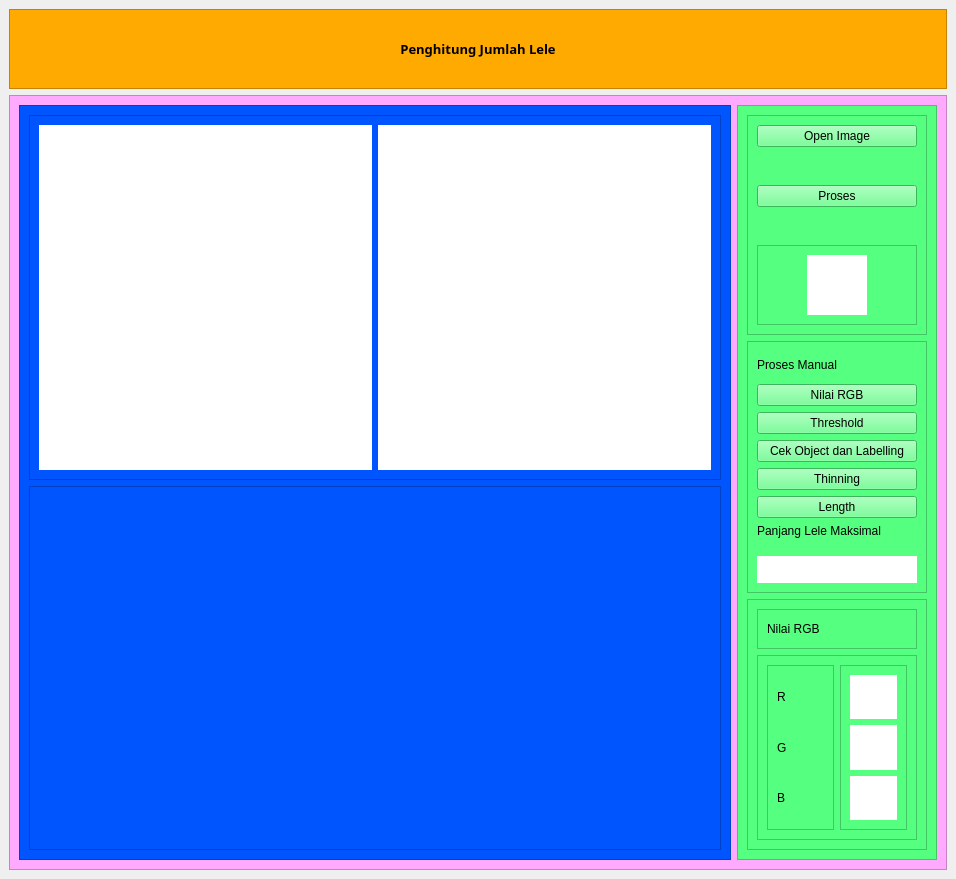
<?xml version="1.0" encoding="UTF-8"?>
<ui version="4.0">
 <class>MainWindow</class>
 <widget class="QMainWindow" name="MainWindow">
  <property name="geometry">
   <rect>
    <x>0</x>
    <y>0</y>
    <width>956</width>
    <height>879</height>
   </rect>
  </property>
  <property name="windowTitle">
   <string>MainWindow</string>
  </property>
  <widget class="QWidget" name="centralwidget">
   <layout class="QVBoxLayout" name="verticalLayout">
    <item alignment="Qt::AlignVCenter">
     <widget class="QFrame" name="frame">
      <property name="sizePolicy">
       <sizepolicy hsizetype="Minimum" vsizetype="Preferred">
        <horstretch>0</horstretch>
        <verstretch>0</verstretch>
       </sizepolicy>
      </property>
      <property name="minimumSize">
       <size>
        <width>0</width>
        <height>80</height>
       </size>
      </property>
      <property name="maximumSize">
       <size>
        <width>16777215</width>
        <height>80</height>
       </size>
      </property>
      <property name="styleSheet">
       <string notr="true">background-color: rgb(255, 170, 0);</string>
      </property>
      <property name="frameShape">
       <enum>QFrame::StyledPanel</enum>
      </property>
      <property name="frameShadow">
       <enum>QFrame::Raised</enum>
      </property>
      <layout class="QVBoxLayout" name="verticalLayout_3">
       <item>
        <widget class="QLabel" name="label">
         <property name="sizePolicy">
          <sizepolicy hsizetype="Expanding" vsizetype="Preferred">
           <horstretch>0</horstretch>
           <verstretch>0</verstretch>
          </sizepolicy>
         </property>
         <property name="font">
          <font>
           <family>Yu Gothic Medium</family>
           <pointsize>10</pointsize>
           <weight>75</weight>
           <bold>true</bold>
          </font>
         </property>
         <property name="text">
          <string>Penghitung Jumlah Lele</string>
         </property>
         <property name="alignment">
          <set>Qt::AlignCenter</set>
         </property>
        </widget>
       </item>
      </layout>
     </widget>
    </item>
    <item>
     <widget class="QFrame" name="frame_2">
      <property name="sizePolicy">
       <sizepolicy hsizetype="Preferred" vsizetype="Expanding">
        <horstretch>0</horstretch>
        <verstretch>0</verstretch>
       </sizepolicy>
      </property>
      <property name="styleSheet">
       <string notr="true">background-color: rgb(255, 170, 255);</string>
      </property>
      <property name="frameShape">
       <enum>QFrame::StyledPanel</enum>
      </property>
      <property name="frameShadow">
       <enum>QFrame::Raised</enum>
      </property>
      <layout class="QHBoxLayout" name="horizontalLayout">
       <item>
        <widget class="QFrame" name="frame_3">
         <property name="sizePolicy">
          <sizepolicy hsizetype="Expanding" vsizetype="Preferred">
           <horstretch>0</horstretch>
           <verstretch>0</verstretch>
          </sizepolicy>
         </property>
         <property name="styleSheet">
          <string notr="true">background-color: rgb(0, 85, 255);</string>
         </property>
         <property name="frameShape">
          <enum>QFrame::StyledPanel</enum>
         </property>
         <property name="frameShadow">
          <enum>QFrame::Raised</enum>
         </property>
         <layout class="QVBoxLayout" name="verticalLayout_2">
          <item>
           <widget class="QFrame" name="frame_5">
            <property name="frameShape">
             <enum>QFrame::StyledPanel</enum>
            </property>
            <property name="frameShadow">
             <enum>QFrame::Raised</enum>
            </property>
            <layout class="QHBoxLayout" name="horizontalLayout_2">
             <item>
              <widget class="QLabel" name="lbOpenImage">
               <property name="styleSheet">
                <string notr="true">background-color: rgb(255, 255, 255);</string>
               </property>
               <property name="text">
                <string/>
               </property>
              </widget>
             </item>
             <item>
              <widget class="QLabel" name="lbHasil">
               <property name="styleSheet">
                <string notr="true">background-color: rgb(255, 255, 255);</string>
               </property>
               <property name="text">
                <string/>
               </property>
              </widget>
             </item>
            </layout>
           </widget>
          </item>
          <item>
           <widget class="QFrame" name="frame_6">
            <property name="frameShape">
             <enum>QFrame::StyledPanel</enum>
            </property>
            <property name="frameShadow">
             <enum>QFrame::Raised</enum>
            </property>
            <layout class="QVBoxLayout" name="verticalLayout_11">
             <item>
              <widget class="Thresholding" name="Historgram" native="true"/>
             </item>
            </layout>
           </widget>
          </item>
         </layout>
        </widget>
       </item>
       <item alignment="Qt::AlignRight">
        <widget class="QFrame" name="frame_4">
         <property name="minimumSize">
          <size>
           <width>200</width>
           <height>0</height>
          </size>
         </property>
         <property name="maximumSize">
          <size>
           <width>200</width>
           <height>16777215</height>
          </size>
         </property>
         <property name="styleSheet">
          <string notr="true">background-color: rgb(85, 255, 127);</string>
         </property>
         <property name="frameShape">
          <enum>QFrame::StyledPanel</enum>
         </property>
         <property name="frameShadow">
          <enum>QFrame::Raised</enum>
         </property>
         <layout class="QVBoxLayout" name="verticalLayout_4">
          <item>
           <widget class="QFrame" name="frame_8">
            <property name="maximumSize">
             <size>
              <width>16777215</width>
              <height>220</height>
             </size>
            </property>
            <property name="frameShape">
             <enum>QFrame::StyledPanel</enum>
            </property>
            <property name="frameShadow">
             <enum>QFrame::Raised</enum>
            </property>
            <layout class="QVBoxLayout" name="verticalLayout_6">
             <item alignment="Qt::AlignTop">
              <widget class="QPushButton" name="btnOpenImage">
               <property name="text">
                <string>Open Image</string>
               </property>
              </widget>
             </item>
             <item alignment="Qt::AlignTop">
              <widget class="QPushButton" name="btnProses">
               <property name="text">
                <string>Proses</string>
               </property>
              </widget>
             </item>
             <item>
              <widget class="QFrame" name="frame_9">
               <property name="sizePolicy">
                <sizepolicy hsizetype="Preferred" vsizetype="Expanding">
                 <horstretch>0</horstretch>
                 <verstretch>0</verstretch>
                </sizepolicy>
               </property>
               <property name="maximumSize">
                <size>
                 <width>16777215</width>
                 <height>80</height>
                </size>
               </property>
               <property name="frameShape">
                <enum>QFrame::StyledPanel</enum>
               </property>
               <property name="frameShadow">
                <enum>QFrame::Raised</enum>
               </property>
               <layout class="QHBoxLayout" name="horizontalLayout_3">
                <item>
                 <widget class="QLabel" name="lbJumlah">
                  <property name="maximumSize">
                   <size>
                    <width>60</width>
                    <height>80</height>
                   </size>
                  </property>
                  <property name="styleSheet">
                   <string notr="true">background-color: rgb(255, 255, 255);</string>
                  </property>
                  <property name="text">
                   <string/>
                  </property>
                 </widget>
                </item>
               </layout>
              </widget>
             </item>
            </layout>
           </widget>
          </item>
          <item>
           <widget class="QFrame" name="frame_7">
            <property name="frameShape">
             <enum>QFrame::StyledPanel</enum>
            </property>
            <property name="frameShadow">
             <enum>QFrame::Raised</enum>
            </property>
            <layout class="QVBoxLayout" name="verticalLayout_5">
             <item>
              <widget class="QLabel" name="label_5">
               <property name="text">
                <string>Proses Manual</string>
               </property>
              </widget>
             </item>
             <item>
              <widget class="QPushButton" name="btnRgb">
               <property name="text">
                <string>Nilai RGB</string>
               </property>
              </widget>
             </item>
             <item>
              <widget class="QPushButton" name="btnThreshold">
               <property name="text">
                <string>Threshold</string>
               </property>
              </widget>
             </item>
             <item>
              <widget class="QPushButton" name="btnObject">
               <property name="text">
                <string>Cek Object dan Labelling</string>
               </property>
              </widget>
             </item>
             <item>
              <widget class="QPushButton" name="btnThin">
               <property name="text">
                <string>Thinning</string>
               </property>
              </widget>
             </item>
             <item>
              <widget class="QPushButton" name="btnLength">
               <property name="text">
                <string>Length</string>
               </property>
              </widget>
             </item>
             <item>
              <widget class="QLabel" name="label_7">
               <property name="minimumSize">
                <size>
                 <width>0</width>
                 <height>20</height>
                </size>
               </property>
               <property name="maximumSize">
                <size>
                 <width>16777215</width>
                 <height>30</height>
                </size>
               </property>
               <property name="text">
                <string>Panjang Lele Maksimal</string>
               </property>
               <property name="alignment">
                <set>Qt::AlignLeading|Qt::AlignLeft|Qt::AlignTop</set>
               </property>
              </widget>
             </item>
             <item>
              <widget class="QLabel" name="lbPanjang">
               <property name="maximumSize">
                <size>
                 <width>200</width>
                 <height>40</height>
                </size>
               </property>
               <property name="styleSheet">
                <string notr="true">background-color: rgb(255, 255, 255);</string>
               </property>
               <property name="text">
                <string/>
               </property>
              </widget>
             </item>
            </layout>
           </widget>
          </item>
          <item>
           <widget class="QFrame" name="frame_10">
            <property name="frameShape">
             <enum>QFrame::StyledPanel</enum>
            </property>
            <property name="frameShadow">
             <enum>QFrame::Raised</enum>
            </property>
            <layout class="QVBoxLayout" name="verticalLayout_8">
             <item>
              <widget class="QFrame" name="frame_11">
               <property name="sizePolicy">
                <sizepolicy hsizetype="Preferred" vsizetype="Maximum">
                 <horstretch>0</horstretch>
                 <verstretch>0</verstretch>
                </sizepolicy>
               </property>
               <property name="maximumSize">
                <size>
                 <width>16777215</width>
                 <height>40</height>
                </size>
               </property>
               <property name="frameShape">
                <enum>QFrame::StyledPanel</enum>
               </property>
               <property name="frameShadow">
                <enum>QFrame::Raised</enum>
               </property>
               <layout class="QVBoxLayout" name="verticalLayout_7">
                <item>
                 <widget class="QLabel" name="label_8">
                  <property name="maximumSize">
                   <size>
                    <width>16777215</width>
                    <height>16777215</height>
                   </size>
                  </property>
                  <property name="text">
                   <string>Nilai RGB</string>
                  </property>
                 </widget>
                </item>
               </layout>
              </widget>
             </item>
             <item>
              <widget class="QFrame" name="frame_12">
               <property name="frameShape">
                <enum>QFrame::StyledPanel</enum>
               </property>
               <property name="frameShadow">
                <enum>QFrame::Raised</enum>
               </property>
               <layout class="QHBoxLayout" name="horizontalLayout_4">
                <item>
                 <widget class="QFrame" name="frame_13">
                  <property name="frameShape">
                   <enum>QFrame::StyledPanel</enum>
                  </property>
                  <property name="frameShadow">
                   <enum>QFrame::Raised</enum>
                  </property>
                  <layout class="QVBoxLayout" name="verticalLayout_9">
                   <item>
                    <widget class="QLabel" name="label_9">
                     <property name="text">
                      <string>R</string>
                     </property>
                    </widget>
                   </item>
                   <item>
                    <widget class="QLabel" name="label_10">
                     <property name="text">
                      <string>G</string>
                     </property>
                    </widget>
                   </item>
                   <item>
                    <widget class="QLabel" name="label_11">
                     <property name="text">
                      <string>B</string>
                     </property>
                    </widget>
                   </item>
                  </layout>
                 </widget>
                </item>
                <item>
                 <widget class="QFrame" name="frame_14">
                  <property name="frameShape">
                   <enum>QFrame::StyledPanel</enum>
                  </property>
                  <property name="frameShadow">
                   <enum>QFrame::Raised</enum>
                  </property>
                  <layout class="QVBoxLayout" name="verticalLayout_10">
                   <item>
                    <widget class="QLabel" name="lb_hasil_red">
                     <property name="styleSheet">
                      <string notr="true">background-color: rgb(255, 255, 255);</string>
                     </property>
                     <property name="text">
                      <string/>
                     </property>
                    </widget>
                   </item>
                   <item>
                    <widget class="QLabel" name="lb_hasil_green">
                     <property name="styleSheet">
                      <string notr="true">background-color: rgb(255, 255, 255);</string>
                     </property>
                     <property name="text">
                      <string/>
                     </property>
                    </widget>
                   </item>
                   <item>
                    <widget class="QLabel" name="lb_hasil_blue">
                     <property name="styleSheet">
                      <string notr="true">background-color: rgb(255, 255, 255);</string>
                     </property>
                     <property name="text">
                      <string/>
                     </property>
                    </widget>
                   </item>
                  </layout>
                 </widget>
                </item>
               </layout>
              </widget>
             </item>
            </layout>
           </widget>
          </item>
         </layout>
        </widget>
       </item>
      </layout>
     </widget>
    </item>
   </layout>
  </widget>
 </widget>
 <customwidgets>
  <customwidget>
   <class>Thresholding</class>
   <extends>QWidget</extends>
   <header>thresholding.h</header>
   <container>1</container>
  </customwidget>
 </customwidgets>
 <resources/>
 <connections/>
</ui>
